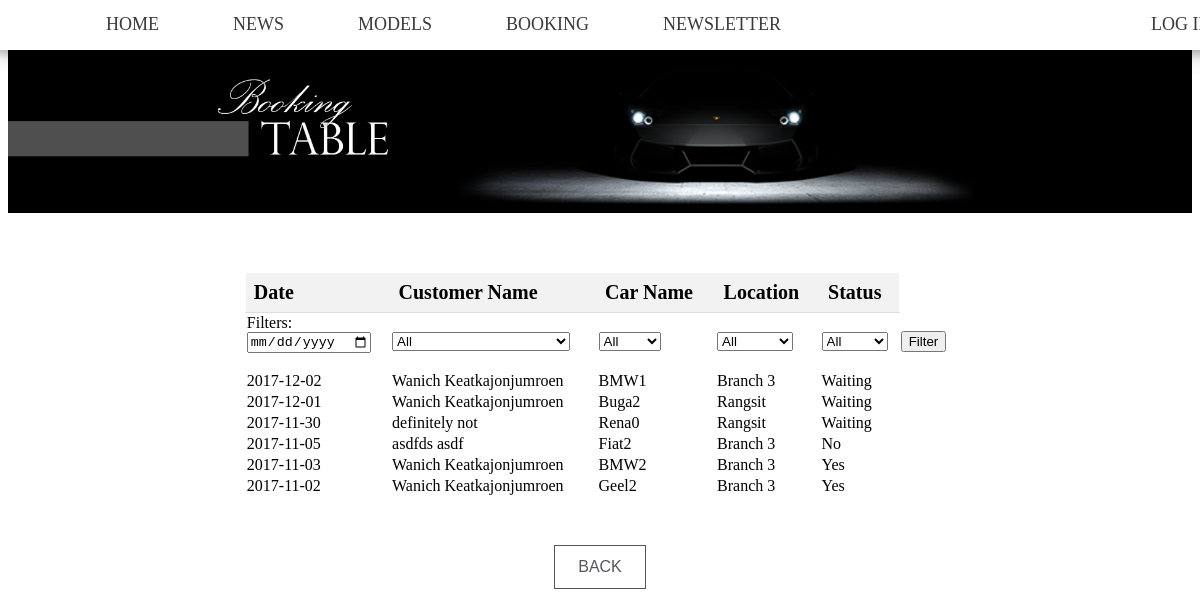
Before: /booking-table.php with the older database file.
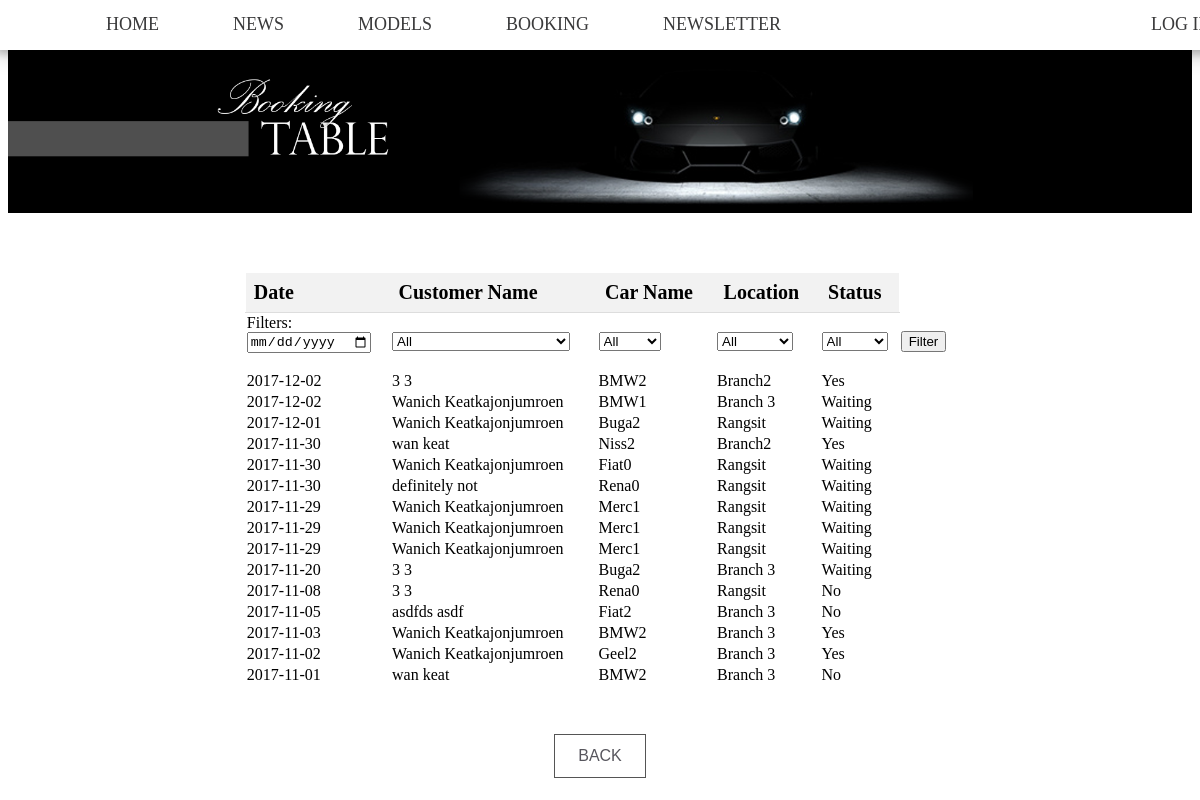
After: the same page with the newer database file.
### tables this page shows
CREATE TABLE `booking` (
  `bookingID` int(11) NOT NULL,
  `customerID` int(11) NOT NULL,
  `branchID` int(11) NOT NULL,
  `approved` int(1) NOT NULL DEFAULT '0',
  `productID` int(11) NOT NULL,
  `date` date NOT NULL
);

CREATE TABLE `customer` (
  `customerID` int(11) NOT NULL,
  `fName` varchar(30) NOT NULL,
  `lName` varchar(30) NOT NULL,
  `username` varchar(30) NOT NULL,
  `email` varchar(50) NOT NULL,
  `joinDate` datetime NOT NULL,
  `password` varchar(20) NOT NULL,
  `disabled` tinyint(1) NOT NULL
);

CREATE TABLE `product` (
  `productID` int(11) NOT NULL,
  `price` int(11) NOT NULL,
  `name` varchar(50) NOT NULL,
  `manufacturer` int(11) NOT NULL,
  `description` varchar(300) NOT NULL,
  `length` int(11) NOT NULL,
  `width` int(11) NOT NULL,
  `height` int(11) NOT NULL,
  `maxSpeed` int(11) NOT NULL,
  `acceleration` int(11) NOT NULL,
  `disabled` int(11) NOT NULL DEFAULT '0'
);

CREATE TABLE `branch` (
  `branchID` int(11) NOT NULL,
  `name` varchar(20) NOT NULL,
  `location` varchar(200) NOT NULL
);

### booking-table.php (the view, shortened to what this page needs)
<html>
<head>
  <link rel="stylesheet" href="main.css"/>
  <header>
    <?php
    require_once('menu.php');
    ?>
  </head>
<body>
  <img style="margin: 2% 0% 5% 0%;" src="booking-table.png">
  <center>
    <table class="usertable" style="border-collapse: collapse; width: 60%;">
      <tr style = "background-color:#f2f2f2;" >
        <th style="padding: 8px; text-align: left; border-bottom: 1px solid #ddd; font-size: 20px;">Date</th>
        <th style="padding: 8px; text-align: left; border-bottom: 1px solid #ddd; font-size: 20px;">Customer Name</th>
        <th style="padding: 8px; text-align: left; border-bottom: 1px solid #ddd; font-size: 20px;">Car Name</th>
        <th style="padding: 8px; text-align: left; border-bottom: 1px solid #ddd; font-size: 20px;">Location</th>
        <th style="padding: 8px; text-align: left; border-bottom: 1px solid #ddd; font-size: 20px;">Status</th>
      </tr>
      <tr>
        <td>
          <form action=booking-table.php>
          Filters:<br>
          <input type="date" name="date">
        </td>
        <td>
          <select name='customer'>
            <option value="a">All</option>
          </select>
        </td>
        <td>
          <select name='car'>
            <option value="a">All</option>
          </select>
        </td>
        <td>
          <select name='branch'>
            <option value="a">All</option>
          </select>
        </td>
        <td>
          <select name = 'approved'>
            <option value="a"
            <?php if(isset($_GET['approved']) and $_GET['approved'] == 'a'){
              echo ' selected ';
            } ?> >All</option>
          </select>
        </td>
        <td>
          <input type='submit' value = 'Filter'></input>
        </td>
      </tr>
      <?php
      $q ='SELECT booking.approved,bookingID, fName,lName,branch.name as branchName, product.name as prodName, booking.date
      from booking,customer,branch,product
      WHERE customer.customerID = booking.customerID
      AND booking.branchID = branch.branchID AND product.productID = booking.productID';
      $q = $q.' ORDER BY date DESC';
      $result = $mysqli->query($q);
      while($row = $result->fetch_array()){
        echo '<tr>';
        echo '<td>'.$row['date'].'</td>';
        echo '<td>'.$row['fName'].' '.$row['lName'].'</td>';
        echo '<td>'.$row['prodName'].'</td>';
        echo '<td>'.$row['branchName'].'</td>';
        echo '<td>';
        if($row['approved'] == 0){
          echo 'Waiting';
        }elseif($row['approved'] == 1){
          echo 'No';
        }else{
          echo 'Yes';
        }
        echo '</td>';
        echo '</tr>';
      }
      ?>
    </table>
    <br>
    <br>
    <a href="admin.php"><button class="button">BACK</button></a>
  </center>
</body>
</html>

### menu.php (shortened to what this page needs)
<div class= "container">
  <nav class= "nav">
    <ul>
      <li><a href="index.php">HOME</a></li>
      <li><a href="index.php#news">NEWS</a></li>
      <li><a href="Model1.php">MODELS</a></li>
      <li><a href="Booking.php">BOOKING</a></li>
      <li><a href="index.php#contact">NEWSLETTER</a></li>
        <li><a href="login.php"><?php if(isset($_SESSION["user"])){
          echo "LOG OUT";
        }else{
          echo "LOG IN";
        }?>
        </a></li>
    </ul>
  </nav>
</div>
</header>

### main.css (style rules this page uses)
body { font-weight: 300; }
.container { width: 100% margin: 0 auto; padding-bottom: 20px; position : fixed; z-index: 1000; }
header { background: White; }
header::after { content: ''; display: table; clear: both; }
nav ul { list-style-type: none; margin: -1%; padding-right: 100%; background-color: white; box-shadow: 0 4px 8px 0 rgba(0, 0, 0, 0.2), 0 6px 20px 0 rgba(0, 0, 0, 0.19); width: 100%; position: fixed; }
nav li { display: inline-block; margin-left: 70px; margin-bottom: 15px; padding-top: 15px; position: relative; }
nav a { color: #3a3a3b; text-decoration: none; text-transform: uppercase; font-size: 18px; }
nav a:before { content: ''; display: block; height: 3px; width: 100%; background-color: black; position: relative; top: 0%; width: 0%; transition: all ease-in-out 250ms; }
img { display: block; margin: auto; max-width: 100%; height: auto; }
.button { background-color: white; color: #57565d; border: 1px solid #555555; padding: 1% 2%; font-size: 16px; }
table, tr, td { border: 1px solid white; margin-bottom: 1%; }

Changed rows visible on the page:
added booking: date "2017-12-02", customerID.fName "3", customerID.lName "3", productID.name "BMW2", branchID.name "Branch2", approved "Yes"
added booking: date "2017-11-30", customerID.fName "wan", customerID.lName "keat", productID.name "Niss2", branchID.name "Branch2", approved "Yes"
added booking: date "2017-11-30", customerID.fName "Wanich", customerID.lName "Keatkajonjumroen", productID.name "Fiat0", branchID.name "Rangsit", approved "Waiting"
added booking: date "2017-11-29", customerID.fName "Wanich", customerID.lName "Keatkajonjumroen", productID.name "Merc1", branchID.name "Rangsit", approved "Waiting"
added booking: date "2017-11-29", customerID.fName "Wanich", customerID.lName "Keatkajonjumroen", productID.name "Merc1", branchID.name "Rangsit", approved "Waiting"
added booking: date "2017-11-29", customerID.fName "Wanich", customerID.lName "Keatkajonjumroen", productID.name "Merc1", branchID.name "Rangsit", approved "Waiting"
added booking: date "2017-11-20", customerID.fName "3", customerID.lName "3", productID.name "Buga2", branchID.name "Branch 3", approved "Waiting"
added booking: date "2017-11-08", customerID.fName "3", customerID.lName "3", productID.name "Rena0", branchID.name "Rangsit", approved "No"
added booking: date "2017-11-01", customerID.fName "wan", customerID.lName "keat", productID.name "BMW2", branchID.name "Branch 3", approved "No"
